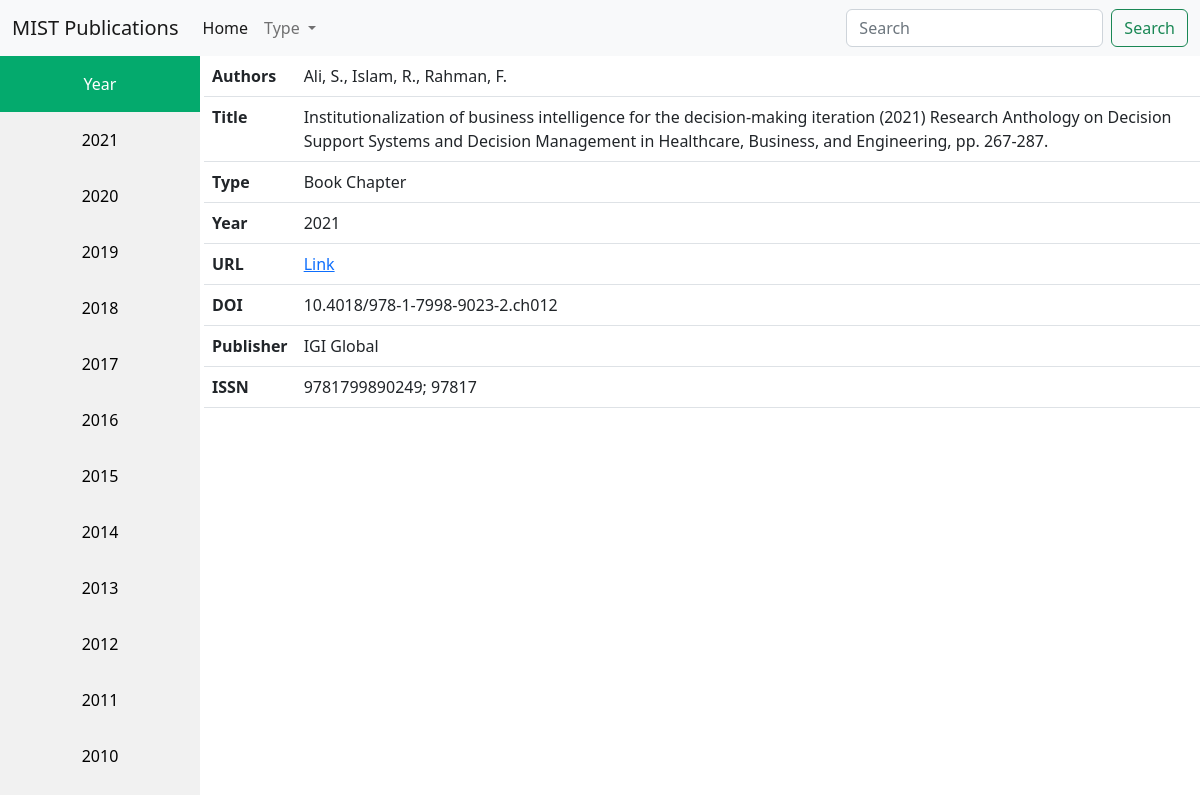
Page /details/2/ on the committed database.
### publications/models.py (models this page shows)
class Publication(models.Model):
    types = (
              ("Conference Paper", "Conference Paper"),
              ("Article", "Article"),
              ("Book Chapter", "Book Chapter"),
              ("Book","Book"),
              ("Editorial", "Editorial"),
              ("Review", "Review"),
              ("Letter", "Letter"),
            )
    authors = models.CharField(max_length= 500)
    title = models.CharField(max_length=1500)
    scopus_url = models.URLField(max_length=500, blank=True, null=True)
    DOI = models.CharField(max_length=100, blank=True, null=True)
    affiliation = models.TextField(blank=True, null=True)
    publisher = models.CharField(max_length=200, blank=True, null=True)
    ISSN = models.CharField(max_length=30, blank=True, null=True)
    ISBN = models.CharField(max_length=30, blank=True, null=True)
    document_type = models.CharField(max_length=50, choices=types)
    publication_stage = models.CharField(max_length=50, blank=True, null=True)
    open_access = models.CharField(max_length=50, blank=True, null=True)
    publishing_year = models.IntegerField()
    source = models.CharField(max_length=50, blank=True, null=True)
    cited_by = models.IntegerField(blank=True, null=True)

### publications/views.py (the view)
# urls.py: path('details/<str:id>/', views.details, name = 'details'),
def details(request, id):
    types = ["Conference Paper", "Article", "Book Chapter", "Book", "Editorial", "Review", "Letter"]
    years = list(year_publications.objects.all().values_list('year', flat=True))
    years_r = years.copy()
    years_r.sort(reverse=True)
    pub = Publication.objects.get(id = id)
    context = { 'message': 'Hello, World! :)', 'years': years,'years_r':years_r, "types": types, "pub": pub}
    return render(request, 'publications/details.html', context)

### publications/templates/publications/details.html (shortened to what this page needs)
<!doctype html>
<html lang="en">
  <head>
    <link href="https://cdn.jsdelivr.net/npm/bootstrap@5.2.0/dist/css/bootstrap.min.css" rel="stylesheet">
  </head>
  <body>
    {% include 'publications/nav.html' %}
    <div class="row">
        <div class="col-2">
            <div class="sidebar">
                <a class="active" href="">Year</a>
                {% for year in years_r %}
                <a href="{% url 'year_wise_publications' year=year %}">{{year}}</a>
                {% endfor %}
            </div>
        </div>
        <div class="col-10">
            <table class="table table-hover justify-content-center">
                <tbody>
                    <tr>
                        <th>Authors</th>
                        <td>{{pub.authors}}</td>
                    </tr>
                    <tr>
                        <th>Title</th>
                        <td>{{pub.title}}</td>
                    </tr>
                    <tr>
                        <th>Type</th>
                        <td>{{pub.document_type}}</td>
                    </tr>
                    <tr>
                        <th>Year</th>
                        <td>{{pub.publishing_year}}</td>
                    </tr>
                    <tr>
                        <th>URL</th>
                        <td><a href = {{pub.scopus_url}} target="_blank">Link</a></td>
                    </tr>
                    {% if pub.DOI %}
                    <tr>
                        <th>DOI</th>
                        <td>{{pub.DOI}}</td>
                    </tr>
                    {% endif %}
                    {% if pub.publisher %}
                    <tr>
                        <th>Publisher</th>
                        <td>{{pub.publisher}}</td>
                    </tr>
                    {% endif %}
                    {% if pub.ISSN %}
                    <tr>
                        <th>ISSN</th>
                        <td>{{pub.ISSN}}</td>
                    </tr>
                    {% endif %}
                </tbody>
              </table>
        </div>
    </div>
  </body>
</html>

### publications/templates/publications/details.html (style rules this page uses)
.sidebar { margin: 0; padding: 0; width: 200px; background-color: #f1f1f1; position: fixed; height: 100%; overflow: auto; }
.sidebar a { display: block; color: black; padding: 16px; text-decoration: none; text-align: center; }
.sidebar a.active { background-color: #04AA6D; color: white; }

### rows in the picture
Publication: authors "Ali, S., Islam, R., Rahman, F.", title "Institutionalization of business intelligence for the decision-making iteration (2021) Research Anthology on Decision Support Systems and Decision Management in Healthcare, Business, and Engineering, pp. 267-287.", document_type "Book Chapter", publishing_year "2021", DOI "10.4018/978-1-7998-9023-2.ch012", publisher "IGI Global", ISSN "9781799890249; 97817"

### other values in the picture
{{ year }} "2021" "2020" "2019" "2018" "2017" "2016" "2015" "2014" "2013" "2012" "2011" "2010"
